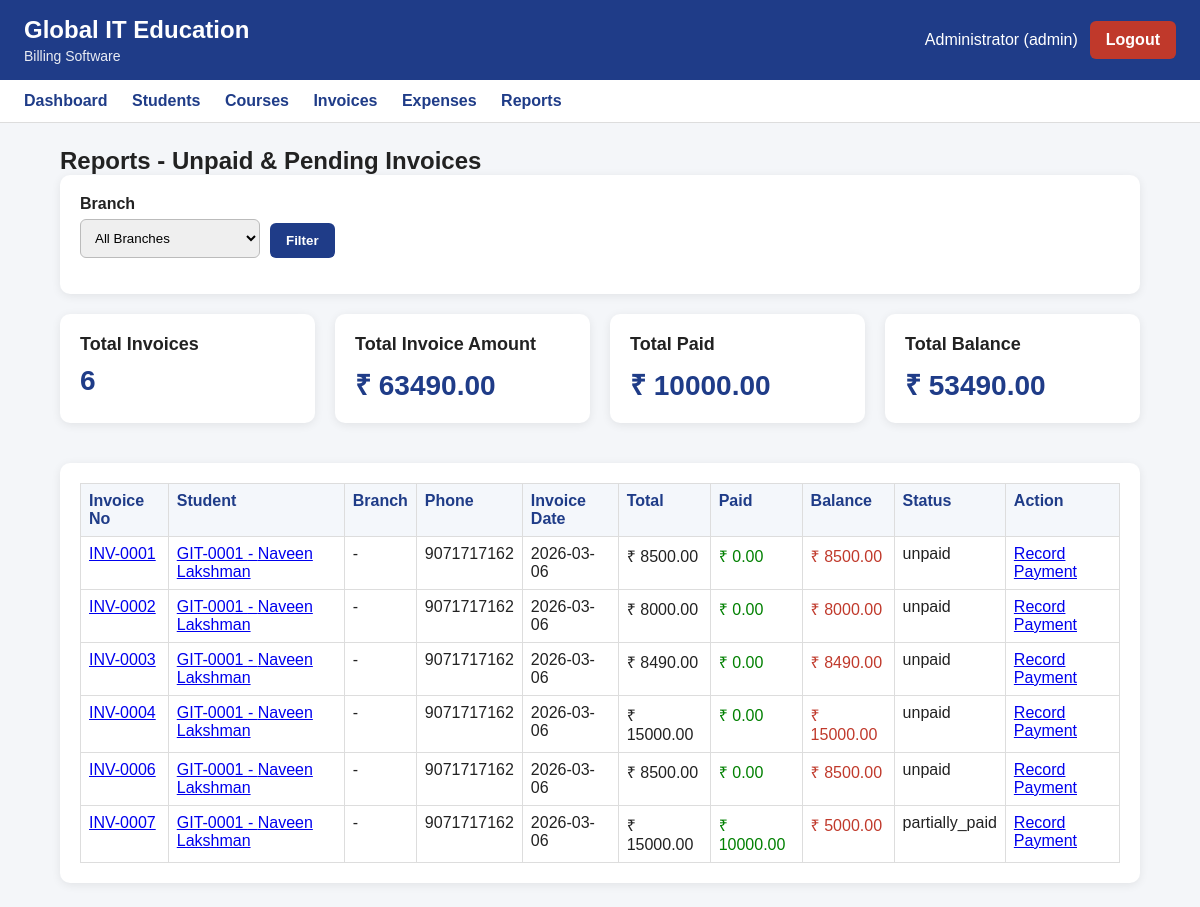
The app's page /reports/unpaid-invoices (signed in), older data.
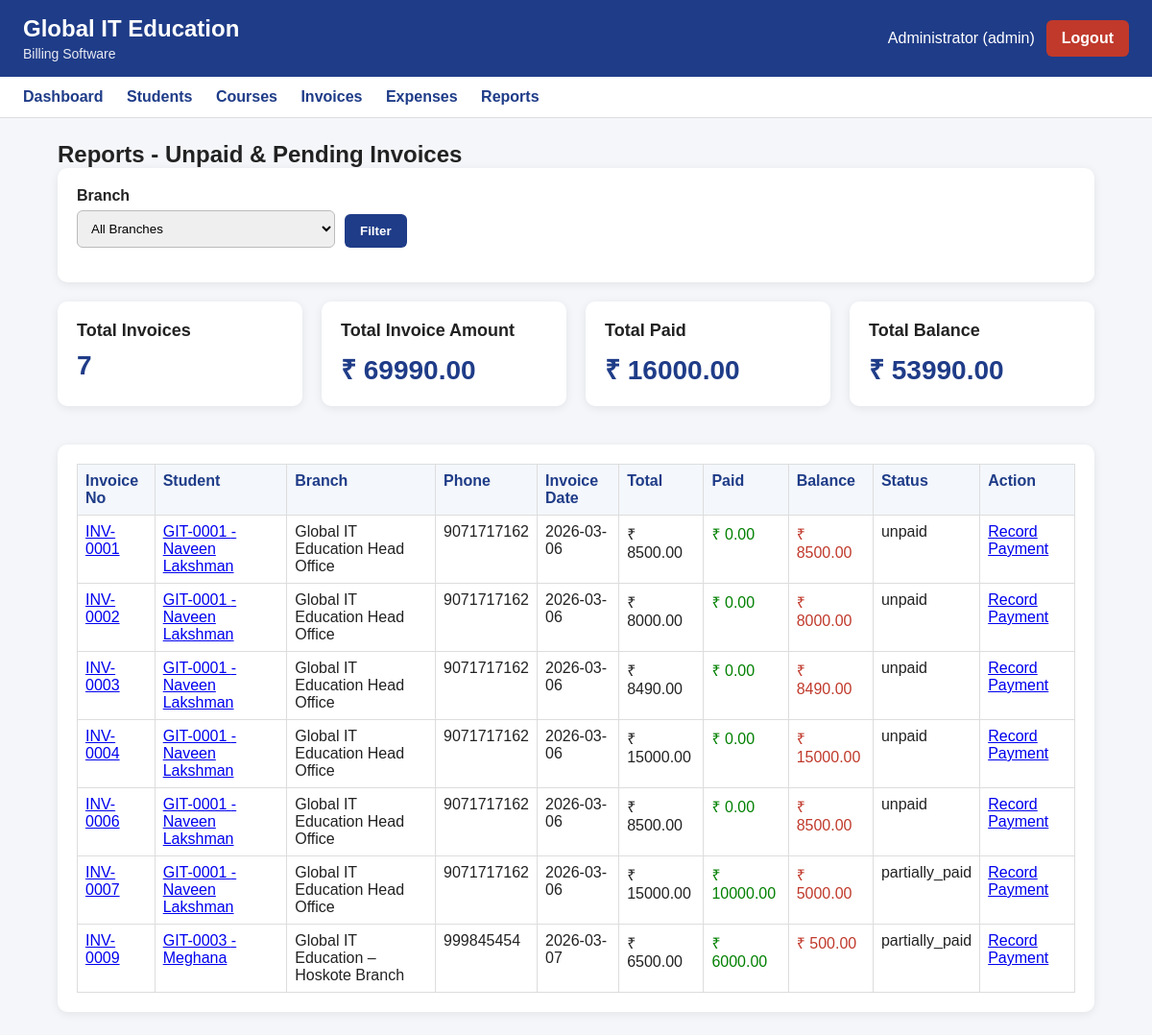
The same page, newer data.
### tables this page shows
CREATE TABLE invoices (
            id INTEGER PRIMARY KEY AUTOINCREMENT,
            invoice_no TEXT NOT NULL UNIQUE,
            student_id INTEGER NOT NULL,
            invoice_date TEXT NOT NULL,
            subtotal REAL NOT NULL DEFAULT 0,
            discount_type TEXT NOT NULL DEFAULT 'none'
                CHECK(discount_type IN ('none', 'fixed', 'percentage')),
            discount_value REAL NOT NULL DEFAULT 0,
            discount_amount REAL NOT NULL DEFAULT 0,
            total_amount REAL NOT NULL DEFAULT 0,
            installment_type TEXT NOT NULL DEFAULT 'full'
                CHECK(installment_type IN ('full', 'custom')),
            notes TEXT,
            status TEXT NOT NULL DEFAULT 'unpaid'
                CHECK(status IN ('unpaid', 'partially_paid', 'paid', 'cancelled')),
            created_by INTEGER NOT NULL,
            created_at TEXT NOT NULL,
            updated_at TEXT, branch_id INTEGER,
            FOREIGN KEY (student_id) REFERENCES students(id),
            FOREIGN KEY (created_by) REFERENCES users(id)
        );

CREATE TABLE students (
            id INTEGER PRIMARY KEY AUTOINCREMENT,
            student_code TEXT NOT NULL UNIQUE,
            full_name TEXT NOT NULL,
            phone TEXT NOT NULL,
            email TEXT,
            address TEXT,
            joined_date TEXT NOT NULL,
            status TEXT NOT NULL DEFAULT 'active'
                CHECK(status IN ('active', 'completed', 'dropped')),
            created_at TEXT NOT NULL,
            updated_at TEXT
        , branch_id INTEGER);

### app.py (the view)
@app.route("/reports/unpaid-invoices")
@login_required
def unpaid_invoices_report():
    conn = get_conn()
    cur = conn.cursor()
    branch_id = request.args.get("branch_id", "").strip()
    cur.execute("""
        SELECT *
        FROM branches
        WHERE is_active = 1
        ORDER BY branch_name
    """)
    branches = cur.fetchall()
    query = """
        SELECT
            invoices.id,
            invoices.invoice_no,
            invoices.invoice_date,
            invoices.total_amount,
            invoices.status,
            invoices.branch_id,

            students.id AS student_id,
            students.student_code,
            students.full_name,
            students.phone,

            branch_master.branch_name,

            IFNULL(SUM(payments.amount_paid), 0) AS paid_amount

        FROM invoices
        JOIN students
            ON invoices.student_id = students.id
        LEFT JOIN payments
            ON payments.invoice_id = invoices.id
        LEFT JOIN branches AS branch_master
            ON invoices.branch_id = branch_master.id

        WHERE invoices.status IN ('unpaid', 'partially_paid')
    """
    params = []
    if branch_id:
        query += " AND invoices.branch_id = ? "
        params.append(branch_id)
    query += """
        GROUP BY invoices.id
        ORDER BY invoices.invoice_date ASC, invoices.id ASC
    """
    cur.execute(query, params)
    raw_rows = cur.fetchall()
    conn.close()
    rows = []
    total_invoices = 0
    total_amount = 0.0
    total_paid = 0.0
    total_balance = 0.0
    for row in raw_rows:
        invoice_total = float(row["total_amount"] or 0)
        paid_amount = float(row["paid_amount"] or 0)
        balance_amount = invoice_total - paid_amount
        rows.append({
            "id": row["id"],
            "invoice_no": row["invoice_no"],
            "invoice_date": row["invoice_date"],
            "total_amount": invoice_total,
            "paid_amount": paid_amount,
            "balance_amount": balance_amount,
            "status": row["status"],
            "student_id": row["student_id"],
            "student_code": row["student_code"],
            "full_name": row["full_name"],
            "phone": row["phone"],
            "branch_name": row["branch_name"]
        })
        total_invoices += 1
        total_amount += invoice_total
        total_paid += paid_amount
        total_balance += balance_amount
    return render_template(
        "report_unpaid_invoices.html",
        rows=rows,
        total_invoices=total_invoices,
        total_amount=total_amount,
        total_paid=total_paid,
        total_balance=total_balance,
        branches=branches,
        branch_id=branch_id
    )

### app.py (called while the page is built)
def login_required(route_function):
    from functools import wraps
    @wraps(route_function)
    def wrapper(*args, **kwargs):
        if "user_id" not in session:
            flash("Please login first.", "warning")
            return redirect(url_for("login"))
        return route_function(*args, **kwargs)
    return wrapper

### db.py (called while the page is built)
def get_conn():
    conn = sqlite3.connect(DB_PATH)
    conn.row_factory = sqlite3.Row
    conn.execute("PRAGMA foreign_keys = ON;")
    return conn

### templates/report_unpaid_invoices.html (shortened to what this page needs)
{% extends "base.html" %}
{% block content %}
<h2>Reports - Unpaid & Pending Invoices</h2>
<div class="card">
  <form method="get" class="search-form">
    <div class="form-group">
      <label>Branch</label>
      <select name="branch_id">
        <option value="">All Branches</option>
      </select>
    </div>
    <div class="form-group" style="align-self:end;">
      <button type="submit" class="btn btn-primary">Filter</button>
    </div>
  </form>
</div>
<div class="grid">
  <div class="card stat-card">
    <h3>Total Invoices</h3>
    <p>{{ total_invoices }}</p>
  </div>
  <div class="card stat-card">
    <h3>Total Invoice Amount</h3>
    <p>₹ {{ "%.2f"|format(total_amount or 0) }}</p>
  </div>
  <div class="card stat-card">
    <h3>Total Paid</h3>
    <p>₹ {{ "%.2f"|format(total_paid or 0) }}</p>
  </div>
  <div class="card stat-card">
    <h3>Total Balance</h3>
    <p>₹ {{ "%.2f"|format(total_balance or 0) }}</p>
  </div>
</div>
<div class="card">
  <table border="1" width="100%" cellpadding="10" class="billing-table">
    <tr>
      <th>Invoice No</th>
      <th>Student</th>
      <th>Branch</th>
      <th>Phone</th>
      <th>Invoice Date</th>
      <th>Total</th>
      <th>Paid</th>
      <th>Balance</th>
      <th>Status</th>
      <th>Action</th>
    </tr>
    {% for row in rows %}
    <tr>
      <td>
        <a href="{{ url_for('invoice_view', invoice_id=row.id) }}">
          {{ row.invoice_no }}
        </a>
      </td>
      <td>
        <a href="{{ url_for('student_profile', student_id=row.student_id) }}">
          {{ row.student_code }} - {{ row.full_name }}
        </a>
      </td>
      <td>{{ row.branch_name or "-" }}</td>
      <td>{{ row.phone or "-" }}</td>
      <td>{{ row.invoice_date }}</td>
      <td>₹ {{ "%.2f"|format(row.total_amount or 0) }}</td>
      <td style="color:green;">
        ₹ {{ "%.2f"|format(row.paid_amount or 0) }}
      </td>
      <td style="color:#c0392b;">
        ₹ {{ "%.2f"|format(row.balance_amount or 0) }}
      </td>
      <td>{{ row.status }}</td>
      <td>
        <a href="{{ url_for('payment_new', invoice_id=row.id) }}">Record Payment</a>
      </td>
    </tr>
    {% else %}
    <tr>
      <td colspan="10" style="text-align:center;">No unpaid or pending invoices found.</td>
    </tr>
    {% endfor %}
  </table>
</div>
{% endblock %}

Row changes from the older to the newer data that the page shows:
changed invoices "INV-0001": branch_name "-" → "Global IT Education Head Office"
changed invoices "INV-0002": branch_name "-" → "Global IT Education Head Office"
changed invoices "INV-0003": branch_name "-" → "Global IT Education Head Office"
changed invoices "INV-0004": branch_name "-" → "Global IT Education Head Office"
changed invoices "INV-0006": branch_name "-" → "Global IT Education Head Office"
changed invoices "INV-0007": branch_name "-" → "Global IT Education Head Office"
added invoices: invoice_no "INV-0009", student_code "GIT-0003", full_name "Meghana", branch_name "Global IT Education – Hoskote Branch", phone "999845454", invoice_date "2026-03-07", total_amount "6500.00", paid_amount "6000.00", balance_amount "500.00", status "partially_paid"
Text that changed along with them:
{{ total_invoices }}: "6" → "7"
{{ "%.2f"|format(total_amount or 0) }}: "63490.00" → "69990.00"
{{ "%.2f"|format(total_paid or 0) }}: "10000.00" → "16000.00"
{{ "%.2f"|format(total_balance or 0) }}: "53490.00" → "53990.00"
